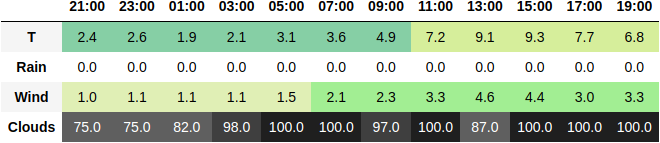

Write Python code to recreate this figure.
import pandas as pd
import requests
import numpy as np
import seaborn as sns
import json
import dataframe_image
import os

base_url = "https://api.open-meteo.com/v1/forecast?"

with open("secrets.json") as f:
    cfg = json.load(f)

lat = cfg["lat"]
lon = cfg["lon"]
telegram_key = cfg["telegram_key"]
telegram_chatid = cfg["telegram_chatid"]

# lat = os.environ["lat"]
# lon = os.environ["lon"]
# telegram_key = os.environ["telegram_key"]
# telegram_chatid = os.environ["telegram_chatid"]

weather_params = {
    "latitude": lat,
    "longitude": lon,
    "hourly": [
        "temperature_2m",
        "relativehumidity_2m",
        "weathercode",
        "rain",
        "windspeed_10m",
        "apparent_temperature",
        "cloudcover",
    ],
    "start_date": pd.to_datetime("now", utc=True).strftime("%F"),
    "end_date": (pd.to_datetime("now", utc=True) + pd.Timedelta("5 days")).strftime(
        "%F"
    ),
    "windspeed_unit": "ms",
    "precipitation_unit": "mm",
    "temperature_unit": "celsius",
    "current_weather": True,
}

units = {
    "rain": "mm",
    "temperature_2m": "C",
    "apparent_temperature": "C",
    "relativehumidity_2m": "%",
    "windspeed_10m": "m/s",
    "cloudcover": "%",
}

wmo_weather_codes = [
    ([0], "Clear sky"),
    ([0], "Mainly clear"),
    ([2], "partly cloudy"),
    ([3], "overcast"),
    ([45, 48], "Fog"),
    ([51], "Light drizzle"),
    ([53], "Moderate drizzle"),
    ([55], "Intense drizzle"),
    ([56, 57], "Freezing Drizzle"),
    ([61], "Slight rain"),
    ([63], "Moderate rain"),
    ([65], "Heavy rain"),
    ([66, 67], "Freezing Rain"),
    ([71, 73, 75], "Snow fall"),
    ([77], "Snow grains"),
    ([80], "Slight showers"),
    ([81], "Moderate showers"),
    ([82], "Violent showers"),
    ([85, 86], "Snow showers"),
    ([95], "Thunderstorm"),
    ([96, 99], "Thunderstorm with hail"),
]


def get_weather():
    response = requests.get(base_url, params=weather_params)
    data = response.json()

    current_weather = data["current_weather"]
    for (codes, description) in wmo_weather_codes:
        if current_weather["weathercode"] in codes:
            current_weather["description"] = description
            del current_weather["weathercode"]
            break

    hourly_weather = (
        pd.DataFrame(data["hourly"]).set_index("time").drop(columns=["weathercode"])
    )
    return current_weather, hourly_weather


def style_hourly_weather(hourly_weather):

    # Reshape
    hourly_weather = hourly_weather[
        ["temperature_2m", "rain", "windspeed_10m", "cloudcover"]
    ].rename(
        columns={
            "temperature_2m": "T",
            "rain": "Rain",
            "windspeed_10m": "Wind",
            "cloudcover": "Clouds",
        }
    )
    hourly_weather.index = pd.to_datetime(hourly_weather.index, utc=True)
    hourly_weather = hourly_weather.sort_index().loc[
        hourly_weather.index > pd.to_datetime("now", utc=True)
    ]
    hourly_weather = hourly_weather.head(24).iloc[::2, :].T
    hourly_weather.columns = [x.strftime("%H:%M") for x in hourly_weather.columns]

    ## Prep colors
    create_bounds = lambda x: [(x[i], x[i + 1]) for i in range(len(x) - 1)]

    temp_bounds = create_bounds([-np.inf, 0, 5, 10, 15, 20, 25, np.inf])
    wind_bounds = create_bounds([-np.inf, 2, 5, 7, 10, 12, 15, np.inf])
    cloud_bounds = create_bounds([-np.inf, 1, 20, 40, 60, 90, 100, np.inf])

    cloud_palette = sns.color_palette(
        "gist_gray_r", n_colors=len(cloud_bounds)
    ).as_hex()

    temp_palette = sns.color_palette("Spectral", n_colors=len(temp_bounds)).as_hex()
    temp_palette.reverse()
    wind_palette = sns.cubehelix_palette(
        start=0.5, rot=-0.75, gamma=0.7, hue=2, n_colors=len(wind_bounds)
    ).as_hex()

    ## Style
    styler = hourly_weather.style
    styler.set_properties(
        **{
            "text-align": "center",
        }
    )
    styler = styler.set_table_styles(
        [
            {
                "selector": "th",
                "props": [
                    ("text-align", "center"),
                    # ('color', 'white'),
                ],
            }
        ]
    )

    def apply_colors(value, text_color, bounds, palette):
        idx = [
            i
            for i, bound in enumerate(bounds)
            if value >= bound[0] and value < bound[1]
        ][0]
        return f"color:{text_color};background-color:{palette[idx]}"

    styler = styler.applymap(
        apply_colors,
        text_color="white",
        bounds=cloud_bounds,
        palette=cloud_palette,
        subset=(["Clouds"], slice(None)),
    )
    styler = styler.applymap(
        apply_colors,
        text_color="black",
        bounds=temp_bounds,
        palette=temp_palette,
        subset=(["T"], slice(None)),
    )
    styler = styler.applymap(
        apply_colors,
        text_color="black",
        bounds=wind_bounds,
        palette=wind_palette,
        subset=(["Wind"], slice(None)),
    )

    styler = styler.bar(
        subset=(["Rain"], slice(None)),
        color="#3498d6",
        props="width: 1em;",
        vmin=0,
        vmax=5,
        align="mid",
    )
    # styler = styler.bar(subset=(['Wind'], slice(None)), cmap=sns.color_palette("crest", as_cmap=True, n_colors=10), props="width: 1em;", vmin=0, vmax=15, align='mid')

    styler = styler.format(precision=1)
    return styler


def lambda_handler(event, context):

    current, hourly = get_weather()

    caption = f"Currently {current['description']}."
    extras = []

    if hourly.head(10)["rain"].gt(0).any():
        extras.append("rain")
    if hourly.head(10)["rain"].gt(8).any():
        extras.append("be windy")
    if extras:
        caption += ". It's going to " + " and ".join(extras) + "."

    styler = style_hourly_weather(hourly)

    # need headless chromium to keep formatting
    dataframe_image.export(styler, "weather.png", table_conversion="matplotlib") 
    files = {"photo": open("weather.png", "rb")}

    telegram_params = {
        "chat_id": telegram_chatid,
        "disable_notification": False,
        "caption": caption,
    }

    r = requests.post(
        f"https://api.telegram.org/bot{telegram_key}/sendPhoto",
        params=telegram_params,
        files=files,
    )

    return {"statusCode": r.status_code, "body": r.json()}
